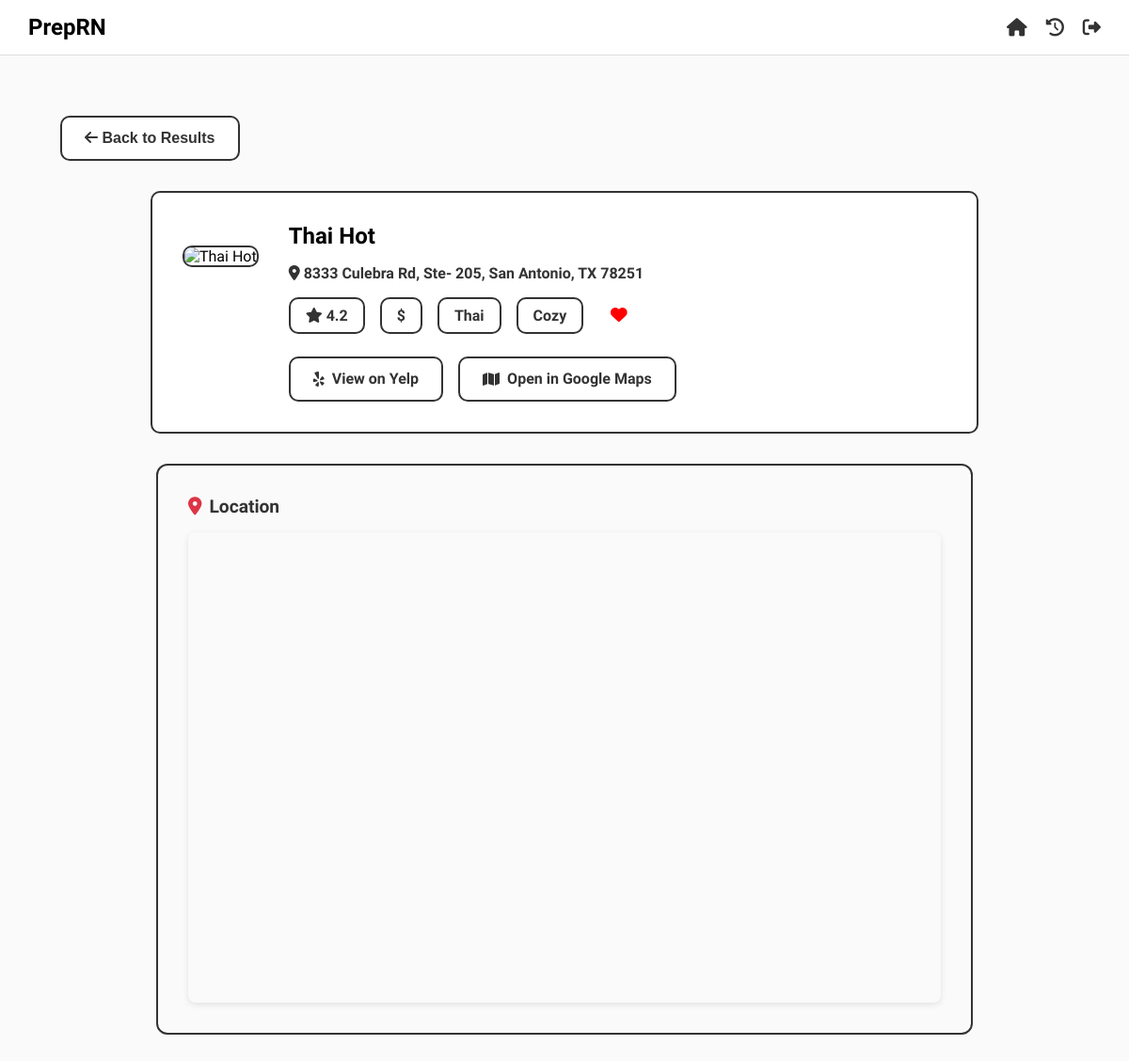
Before: /restaurant/Thai Hot/8333 Culebra Rd, Ste- 205, San Antonio, TX 78251 (signed in) with the older database file.
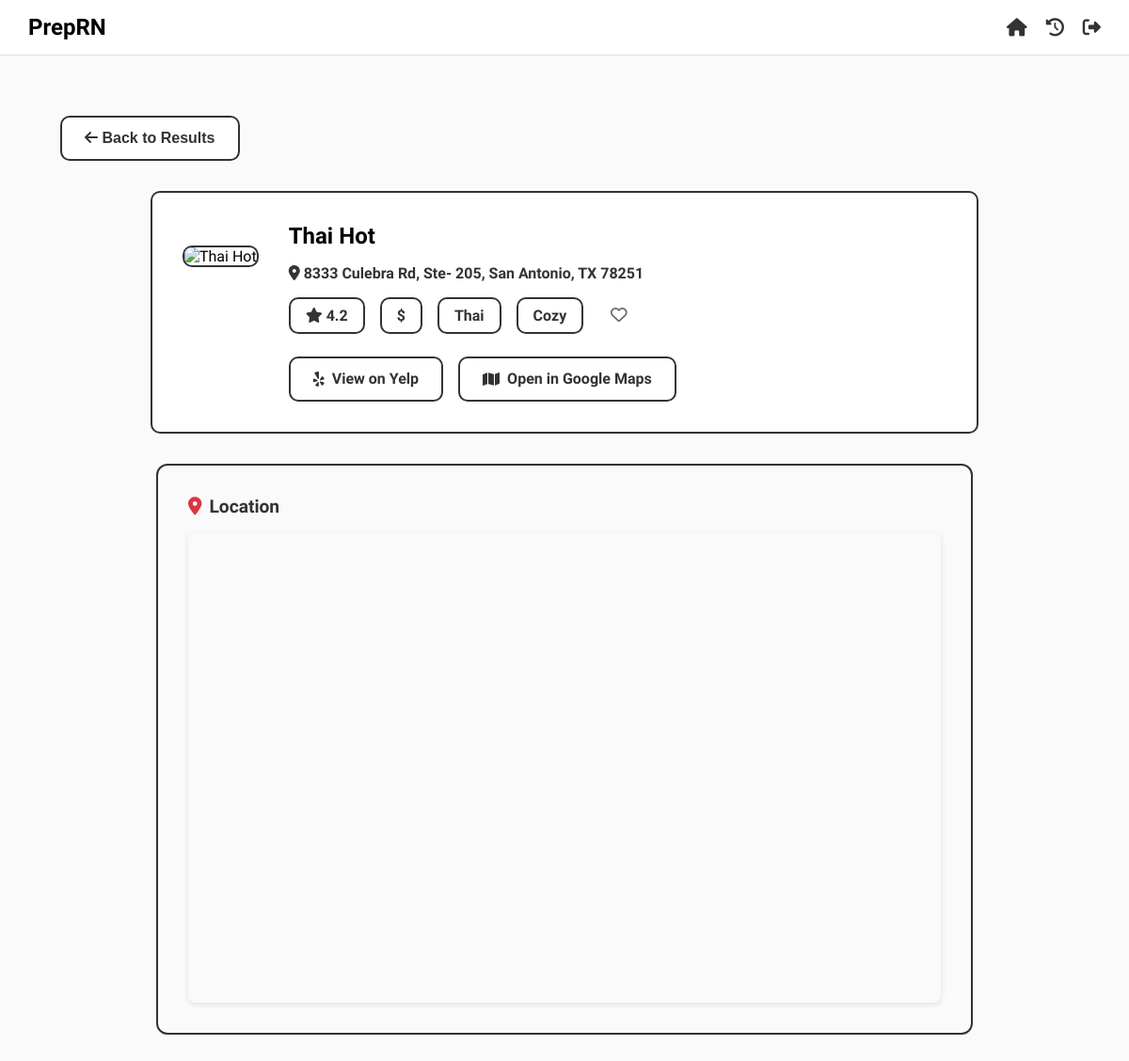
After: the same page with the newer database file.
### tables this page shows
CREATE TABLE "foodiesrn_recommendations" (
	name TEXT, 
	location TEXT, 
	price TEXT, 
	rating FLOAT, 
	url TEXT, 
	user_location TEXT, 
	cuisine TEXT, 
	vibe TEXT, 
	user_id BIGINT
, image_url TEXT, distance_meters REAL, driving_distance_miles REAL, driving_duration_minutes REAL, loved BOOLEAN DEFAULT FALSE);

### app.py (the view)
@app.route("/restaurant/<path:restaurant_name>/<path:restaurant_location>")
def restaurant_detail(restaurant_name, restaurant_location):
    if "user_id" not in session:
        return redirect(url_for("login_view"))
    user_id = session["user_id"]
    saved_restaurants = view_saved_recommendations(user_id)
    restaurant = None
    for r in saved_restaurants:
        if r.name == restaurant_name and r.location == restaurant_location:
            restaurant = r
            break
    if not restaurant:
        flash("Restaurant not found.")
        return redirect(url_for("foodies"))
    maps_query = f"{restaurant_name} {restaurant_location}"
    return render_template("restaurant_detail.html",
                         restaurant=restaurant,
                         maps_query=maps_query)

### FoodiesRN/run_foodiesrn.py (called while the page is built)
def create_foodiesrn_table():
    with engine.connect() as connection:
        connection.execute(db.text(f"""
            CREATE TABLE IF NOT EXISTS {TABLE_RN} (
                id INTEGER PRIMARY KEY AUTOINCREMENT,
                name TEXT NOT NULL,
                location TEXT,
                price TEXT,
                rating REAL,
                url TEXT,
                user_location TEXT,
                cuisine TEXT,
                vibe TEXT,
                user_id INTEGER,
                image_url TEXT,
                distance_meters REAL,
                driving_distance_miles REAL,
                driving_duration_minutes REAL,
                loved BOOLEAN DEFAULT FALSE
            )
        """))
        connection.commit()

def view_saved_recommendations(user_id):
    create_foodiesrn_table()
    with engine.connect() as connection:
        results = connection.execute(
            db.text(f"""
                SELECT name, location, rating, price, url, image_url, cuisine, vibe, user_location,
                distance_meters, driving_distance_miles, driving_duration_minutes, loved
                FROM {TABLE_RN}
                WHERE user_id = :uid
            """),
            {"uid": user_id}
        ).fetchall()
    if results:
        return results
    return results

### templates/restaurant_detail.html (shortened to what this page needs)
{% extends "layout.html" %}
{% block content %}
<link rel="stylesheet" href="{{ url_for('static', filename='restaurant_detail.css') }}">
<div class="restaurant-detail-wrapper">
  <button onclick="history.back()" class="back-button">
    <i class="fas fa-arrow-left"></i> Back to Results
  </button>
  <div class="restaurant-header">
    <div class="restaurant-info">
      <div class="restaurant-image">
        <img src="{{ restaurant.image_url }}" alt="{{ restaurant.name }}"
             onerror="this.onerror=null;this.src='https://st4.depositphotos.com/14953852/24787/v/450/depositphotos_247872612-stock-illustration-no-image-available-icon-vector.jpg';">
      </div>
      <div class="restaurant-details">
        <h1>{{ restaurant.name }}</h1>
        <p class="location"><i class="fas fa-map-marker-alt"></i> {{ restaurant.location }}</p>
        <div class="rating-price-cuisine-vibe">
          <span class="rating"><i class="fas fa-star"></i> {{ restaurant.rating }}</span>
          <span class="price">{{ restaurant.price }}</span>
          <span class="price">{{ restaurant.cuisine }}</span>
          <span class="price">{{ restaurant.vibe }}</span>
          <button class="heart-btn-inline" onclick="toggleLove('{{ restaurant.name }}', '{{ restaurant.location }}', this)">
            {% if restaurant.loved %}
            <i class="fas fa-heart" style="color: red;"></i>
            {% else %}
            <i class="far fa-heart"></i>
            {% endif %}
          </button>
        </div>
        <div class="action-buttons">
          <a href="{{ restaurant.url }}" target="_blank" class="yelp-btn">
            <i class="fab fa-yelp"></i> View on Yelp
          </a>
          <a href="https://www.google.com/maps/search/?api=1&query={{ maps_query | urlencode }}"
             target="_blank" class="maps-btn">
            <i class="fas fa-map"></i> Open in Google Maps
          </a>
        </div>
      </div>
    </div>
  </div>
  <div class="restaurant-map">
    <h3><i class="fas fa-map-marker-alt"></i> Location</h3>
    <div class="map-container">
      <iframe
        src="https://maps.google.com/maps?q={{ (restaurant.name + ' ' + restaurant.location) | urlencode }}&output=embed"
        width="100%"
        height="500"
        style="border:0;"
        allowfullscreen=""
        loading="lazy"
>
      </iframe>
    </div>
  </div>
</div>
{% endblock %}

### templates/layout.html (shortened to what this page needs)
<!DOCTYPE html>
<html>
<head>
  <link
    rel="stylesheet"
    href="{{ url_for('static', filename='layout.css') }}"
  >
  <link
    rel="stylesheet"
    href="https://cdnjs.cloudflare.com/ajax/libs/font-awesome/6.5.0/css/all.min.css"
  >
</head>
<body>
  <nav>
    <div class="nav-left">
      <a href="{{ url_for('home') }}" class="logo-link">
        <span class="logo">PrepRN</span>
      </a>
    </div>
    <div class="nav-right">
      {% if session.username %}
        <a href="{{ url_for('dashboard') }}"><i class="fas fa-home"></i></a>
        <a href="{{ url_for('my_recommendations') }}"><i class="fas fa-history"></i></a>
        <a href="{{ url_for('logout') }}"><i class="fas fa-sign-out-alt"></i></a>
      {% else %}
        <a href="{{ url_for('login_view') }}">Get Started</a>
      {% endif %}
    </div>
  </nav>
  {% block content %}{% endblock %}
</body>
</html>

### static/layout.css (style rules this page uses)
body { margin: 0; font-family: 'Segoe UI', sans-serif; background-color: #fafafa; }
nav { background-color: #ffffff; display: flex; justify-content: space-between; align-items: center; padding: 15px 30px; box-shadow: 0 2px 6px rgba(0, 0, 0, 0.1); }
.nav-left .logo { font-size: 1.5rem; font-weight: 700; color: black; }
.nav-right a { margin-left: 25px; font-size: 1.2rem; color: #333; text-decoration: none; transition: color 0.2s ease; }
.nav-right a i { color: #333; transition: color 0.2s ease; }
.logo-link { text-decoration: none; color: inherit; }
.logo-link .logo { cursor: pointer; transition: color 0.3s ease; }
.nav-right a { color: inherit; text-decoration: none; margin-left: 1rem; transition: color 0.3s ease; }

### static/restaurant_detail.css (style rules this page uses)
.restaurant-detail-wrapper { max-width: 1200px; margin: 0 auto; padding: 2rem; background-color: #fafafa; min-height: 100vh; font-family: 'Segoe UI', sans-serif; }
.back-button { width: auto; padding: 0.8em 1.5em; font-size: 1rem; font-weight: bold; border-radius: 10px; border: 2px solid #333; cursor: pointer; background-color: #ffffff; color: #333; transition: background-color 0.3s ease; margin-bottom: 2em; margin-top: 2em; margin-left: 2em; }
.restaurant-header { background-color: #ffffff; border: 2px solid #333; border-radius: 10px; padding: 2rem; margin-bottom: 2em; margin-left: 35rem; margin-right: 35rem; }
.restaurant-info { display: flex; gap: 2rem; align-items: flex-start; }
.restaurant-image img { width: 200px; height: 150px; object-fit: cover; border-radius: 10px; border: 2px solid #333; margin-top: 1.5em; }
.restaurant-details { flex: 1; }
.restaurant-details h1 { margin: 0 0 1rem 0; color: black; font-weight: bold; font-size: 1.5rem; }
.location { color: #333; margin-bottom: 1rem; font-weight: bold; }
.rating-price-cuisine-vibe { display: flex; gap: 1rem; margin-bottom: 1.5rem; align-items: center; flex-wrap: wrap; }
.rating, .price { padding: 0.5rem 1rem; border-radius: 10px; background-color: #ffffff; border: 2px solid #333; font-weight: bold; color: #333; }
.action-buttons { display: flex; gap: 1rem; flex-wrap: wrap; }
.yelp-btn, .maps-btn { padding: 0.8em 1.5em; font-size: 1rem; font-weight: bold; border-radius: 10px; border: 2px solid #333; cursor: pointer; background-color: #ffffff; color: #333; transition: background-color 0.3s ease; text-decoration: none; display: inline-flex; align-items: center; gap: 0.5rem; }
.heart-btn-inline { background: none !important; border: none !important; cursor: pointer; padding: 0.3rem !important; font-size: 1.1rem !important; transition: transform 0.2s ease; margin-left: 0.5rem; border-radius: 0 !important; }
.heart-btn-inline i { color: #666; transition: color 0.2s ease; }
@media (max-width: 1600px) { .restaurant-header, .restaurant-description, .additional-info { margin-left: 25rem; margin-right: 25rem; } }
@media (max-width: 1400px) { .restaurant-header, .restaurant-description, .additional-info { margin-left: 15rem; margin-right: 15rem; } }
@media (max-width: 1200px) { .restaurant-header, .restaurant-description, .additional-info { margin-left: 8rem; margin-right: 8rem; } }
.restaurant-map { margin-top: 2rem; background-color: white; border-radius: 12px; border: 2px solid #333; max-width: 1200px; width: 50em; margin: 0 auto; padding: 2rem; background-color: #fafafa; margin-bottom: 4em; }
.restaurant-map h3 { margin: 0 0 1rem 0; color: #333; font-size: 1.2rem; display: flex; align-items: center; gap: 0.5rem; }
.restaurant-map h3 i { color: #dc3545; }
.map-container { border-radius: 8px; overflow: hidden; box-shadow: 0 2px 6px rgba(0,0,0,0.1); }
.map-container iframe { display: block; border-radius: 8px; }

Changed rows visible on the page:
changed foodiesrn_recommendations "Thai Hot": loved True → False (drawn)
